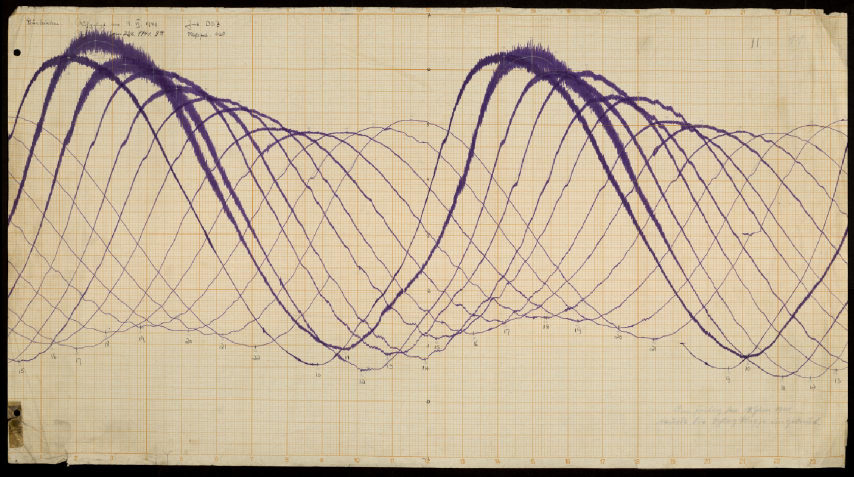
#> input picture 1.png, 1708 x 953 px (shown at 1/2 size)
$ python matplotlib_show_2_img.py
#> lines starting #> are read from the running program, lines starting #| are printed output that depends on the picture; after the words box and inside, x2 and y2 are one past the last pixel; in counts of white or black regions, pixels touching at a corner belong together
import cv2
import matplotlib.pyplot as plt
import numpy as np

plt.style.use("ggplot")

img = cv2.imread("1.png", cv2.IMREAD_GRAYSCALE)
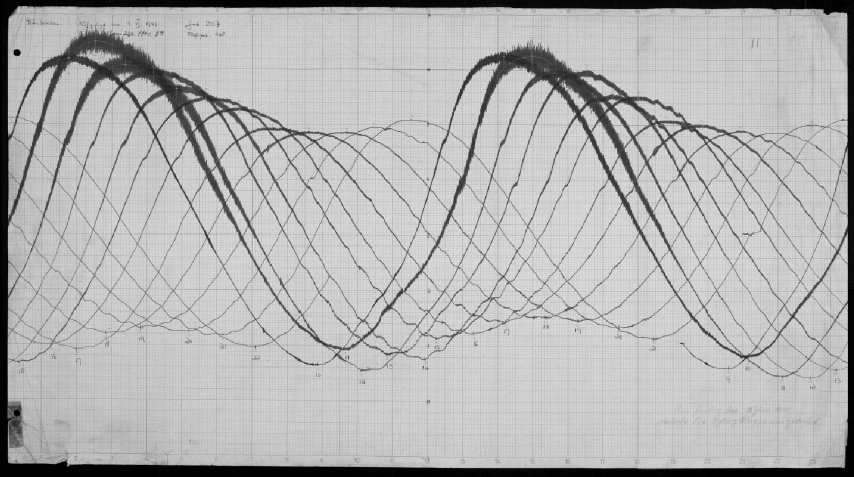
#> img: shape (953, 1708) (shown at 1/2 size); min 0, max 243, mean 180.5
img1 = plt.imread("1.png")
_, thresh = cv2.threshold(img, 127, 255, cv2.THRESH_BINARY)
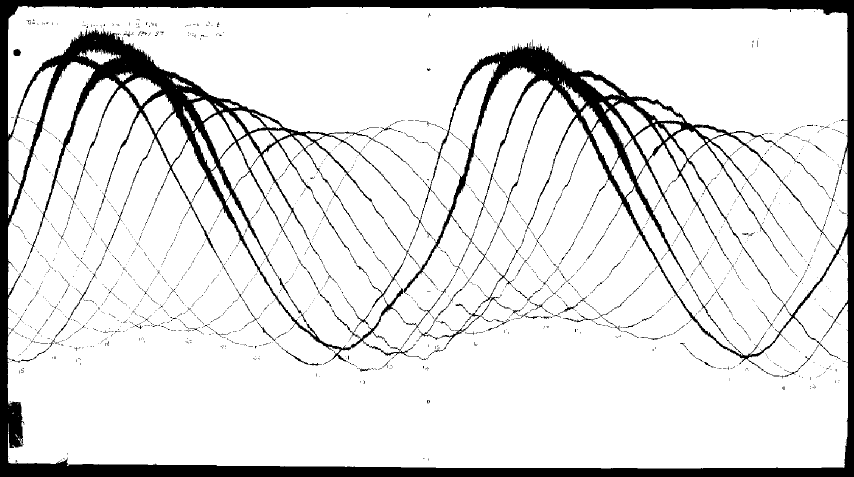
#> thresh: shape (953, 1708) (shown at 1/2 size); 87.9% white; 2241 black regions (2125 under 20 px), largest, box (x1, y1, x2, y2) and area: (0, 0, 1708, 953) 181172, (838, 490, 1043, 700) 1253, (737, 497, 841, 619) 500
thresh = cv2.cvtColor(thresh, cv2.COLOR_GRAY2RGB)

fig = plt.figure(1)
ax1 = plt.subplot(211)
ax1.imshow(img1)

ax2 = plt.subplot(212, sharex=ax1)
ax2.imshow(thresh)

plt.show()
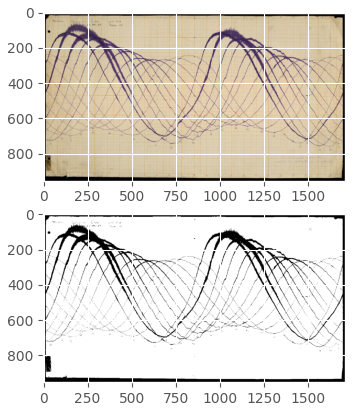
#> figure drawn by matplotlib, 2 panels
